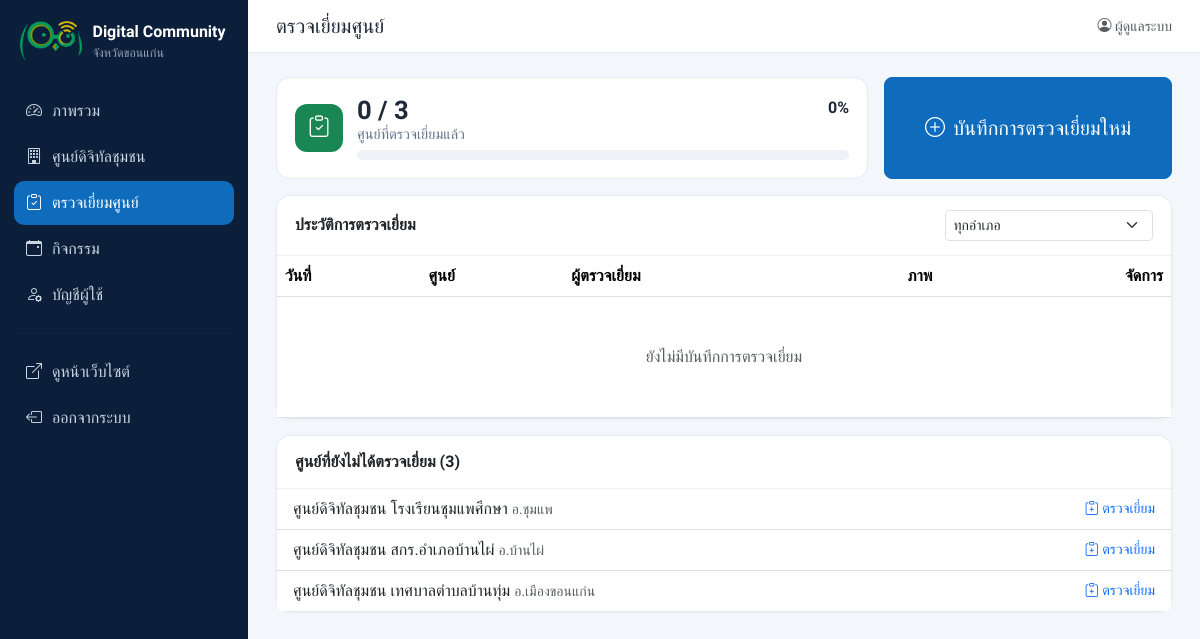
/admin/visits.php (signed in), run on the app's committed database.
### tables this page shows
CREATE TABLE IF NOT EXISTS centers (
  id            INT UNSIGNED AUTO_INCREMENT PRIMARY KEY,
  code          VARCHAR(30)  NULL,                   
  name          VARCHAR(255) NOT NULL,
  center_type   VARCHAR(100) NOT NULL DEFAULT '',    
  house_no      VARCHAR(30)  NOT NULL DEFAULT '',    
  moo           VARCHAR(10)  NOT NULL DEFAULT '',    
  address       VARCHAR(255) NOT NULL DEFAULT '',    
  village       VARCHAR(100) NOT NULL DEFAULT '',
  subdistrict   VARCHAR(100) NOT NULL DEFAULT '',
  district      VARCHAR(100) NOT NULL DEFAULT '',
  province      VARCHAR(100) NOT NULL DEFAULT 'ขอนแก่น',
  postcode      VARCHAR(10)  NOT NULL DEFAULT '',
  lat           DECIMAL(10,7) NULL,
  lng           DECIMAL(10,7) NULL,
  phone         VARCHAR(50)  NOT NULL DEFAULT '',
  email         VARCHAR(150) NOT NULL DEFAULT '',
  facebook      VARCHAR(255) NOT NULL DEFAULT '',
  open_hours    VARCHAR(150) NOT NULL DEFAULT '',
  services      TEXT NULL,                           
  description   TEXT NULL,
  cover_image   VARCHAR(255) NOT NULL DEFAULT '',
  is_active     TINYINT(1)   NOT NULL DEFAULT 1,
  created_at    DATETIME     NOT NULL DEFAULT CURRENT_TIMESTAMP,
  updated_at    DATETIME     NOT NULL DEFAULT CURRENT_TIMESTAMP ON UPDATE CURRENT_TIMESTAMP,
  UNIQUE KEY uq_code (code),
  KEY idx_district (district)
);

### includes/functions.php (called while the page is built, shortened)
<?php
function h($s): string
{
    return htmlspecialchars((string)$s, ENT_QUOTES, 'UTF-8');
}

### admin/visits.php (the view, shortened to what this page needs)
<?php
require_once __DIR__ . '/../includes/functions.php';
$pdo = db();
$where = [];
$params = [];
$st = $pdo->prepare(
    "SELECT v.*, c.name AS center_name, c.code, c.district,
            (SELECT COUNT(*) FROM activity_images i WHERE i.activity_id = v.activity_id) AS photo_count
     FROM visits v JOIN centers c ON c.id = v.center_id" .
    ($where ? ' WHERE ' . implode(' AND ', $where) : '') . ' ORDER BY v.visit_date DESC, v.id DESC'
);
$st->execute($params);
$rows = $st->fetchAll();
$progress = $pdo->query(
    'SELECT COUNT(*) AS total, SUM(EXISTS(SELECT 1 FROM visits v WHERE v.center_id = c.id)) AS visited FROM centers c'
)->fetch();
$notVisited = $pdo->query(
    'SELECT id, code, name, district FROM centers c WHERE NOT EXISTS (SELECT 1 FROM visits v WHERE v.center_id = c.id) ORDER BY district, name'
)->fetchAll();
require __DIR__ . '/partials/header.php';
$pct = $progress['total'] ? round($progress['visited'] / $progress['total'] * 100) : 0;
?>
<div class="row g-3 mb-3">
  <div class="col-md-8">
    <div class="stat-card h-100">
      <span class="stat-icon text-bg-success"><i class="bi bi-clipboard-check"></i></span>
      <div class="flex-grow-1">
        <div class="d-flex"><span class="stat-num"><?= (int)$progress['visited'] ?> / <?= (int)$progress['total'] ?></span><span class="ms-auto fw-semibold"><?= $pct ?>%</span></div>
        <div class="stat-label mb-1">ศูนย์ที่ตรวจเยี่ยมแล้ว</div>
        <div class="bar-track"><span class="bar-fill" style="width:<?= $pct ?>%"></span></div>
      </div>
    </div>
  </div>
  <div class="col-md-4 d-grid">
    <a href="visit_form.php" class="btn btn-primary btn-lg d-flex align-items-center justify-content-center gap-2"><i class="bi bi-plus-circle"></i> บันทึกการตรวจเยี่ยมใหม่</a>
  </div>
</div>
<div class="card mb-3">
  <div class="card-header">
    <form class="row g-2 align-items-center">
      <div class="col-auto"><strong>ประวัติการตรวจเยี่ยม</strong></div>
      <div class="col-md-3 ms-auto">
        <select name="district" class="form-select form-select-sm" onchange="this.form.submit()">
          <option value="">ทุกอำเภอ</option>
        </select>
      </div>
    </form>
  </div>
  <div class="table-responsive">
    <table class="table table-hover align-middle mb-0">
      <thead><tr><th>วันที่</th><th>ศูนย์</th><th>ผู้ตรวจเยี่ยม</th><th class="text-center">ภาพ</th><th class="text-end">จัดการ</th></tr></thead>
      <tbody>
      <?php if (!$rows): ?><tr><td colspan="5" class="text-center text-muted py-5">ยังไม่มีบันทึกการตรวจเยี่ยม</td></tr><?php endif; ?>
      </tbody>
    </table>
  </div>
</div>
<?php if ($notVisited): ?>
<div class="card">
  <div class="card-header"><strong>ศูนย์ที่ยังไม่ได้ตรวจเยี่ยม (<?= count($notVisited) ?>)</strong></div>
  <div class="list-group list-group-flush">
    <?php foreach ($notVisited as $c): ?>
      <a href="visit_form.php?center_id=<?= (int)$c['id'] ?>" class="list-group-item list-group-item-action d-flex align-items-center">
        <span><?= h($c['name']) ?> <span class="small text-muted"><?= h(($c['code'] ? $c['code'] . ' · ' : '') . 'อ.' . $c['district']) ?></span></span>
        <span class="ms-auto small text-primary text-nowrap"><i class="bi bi-clipboard-plus"></i> ตรวจเยี่ยม</span>
      </a>
    <?php endforeach; ?>
  </div>
</div>
<?php endif; ?>
<?php require __DIR__ . '/partials/footer.php'; ?>

### assets/css/admin.css (style rules this page uses)
:root { --brand:#0f6cbd;--brand-2:#14b8a6;--ink:#1f2937;--side:#0b1f3a }
body { font-family:'Sarabun',system-ui,sans-serif;background:#f3f6fa;color:var(--ink) }
h1,h2,h3,h4,h5,.brand,.stat-num,.btn,.card-header { font-family:'Prompt','Sarabun',sans-serif }
.card { border:1px solid #e5e9f0;border-radius:14px;box-shadow:0 1px 2px rgba(15,23,42,.04) }
.card-header { background:#fff;border-bottom:1px solid #eef1f5;padding:14px 18px;border-radius:14px 14px 0 0!important }
.btn-primary { background:var(--brand);border-color:var(--brand) }
.stat-card { display:flex;gap:14px;align-items:center;background:#fff;border:1px solid #e5e9f0;border-radius:14px;padding:18px }
.stat-icon { display:grid;place-items:center;width:48px;height:48px;border-radius:12px;font-size:1.35rem }
.stat-num { font-size:1.6rem;font-weight:600;line-height:1.1 }
.stat-label { color:#64748b;font-size:.9rem }
.bar-track { flex:1;height:10px;background:#eef2f7;border-radius:6px;overflow:hidden }

### data on the page
centers: name "ศูนย์ดิจิทัลชุมชน โรงเรียนชุมแพศึกษา", code+district "อ.ชุมแพ"
centers: name "ศูนย์ดิจิทัลชุมชน สกร.อำเภอบ้านไผ่", code+district "อ.บ้านไผ่"
centers: name "ศูนย์ดิจิทัลชุมชน เทศบาลตำบลบ้านทุ่ม", code+district "อ.เมืองขอนแก่น"

### other printed values
PROVINCE "ขอนแก่น"
$label "ภาพรวม"
$label "ศูนย์ดิจิทัลชุมชน"
$label "ตรวจเยี่ยมศูนย์"
$label "กิจกรรม"
$label "บัญชีผู้ใช้"
$pageTitle "ตรวจเยี่ยมศูนย์"
$user['fullname'] ?: $user['username'] "ผู้ดูแลระบบ"
$progress['visited'] "0"
$progress['total'] "3"
$pct "0"
count($notVisited) "3"
